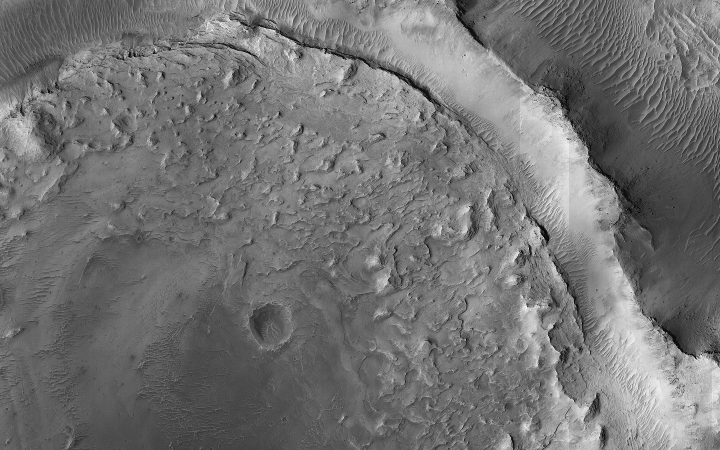
%> input picture vision/task_2  Feature Calculation/ImgPIA.jpg, 1440 x 900 px (shown at 1/2 size)
$ octave fourier_analysis.m   (GNU Octave 9; MATLAB toolbox functions it lacks are replaced by stand-ins)
%> lines starting %> are read from the running program, lines starting %| are printed output that depends on the picture
clear;close all; clc;
% Prepare image
f = imread('ImgPIA.jpg');
%> f is the input picture: size 900x1440x3 uint8; min 0, max 255, mean 115
%Ignoring warnings
warning('off')

% Get the dimensions of the image.  https://uk.mathworks.com/matlabcentral/answers/46699-how-to-segment-divide-an-image-into-4-equal-halves
[rows, columns, ~] = size(f);
%> rows = 900; columns = 1440
% Get the rows and columns to split at,
% Taking care to handle odd-size dimensions:
col1 = 1;
col2 = floor(columns/2);
%> col2 = 720
col3 = col2 + 1;
%> col3 = 721
row1 = 1;
row2 = floor(rows/2);
%> row2 = 450
row3 = row2 + 1;
%> row3 = 451
% Now crop
upperLeft = imcrop(f, [col1 row1 col2 row2]);
upperRight = imcrop(f, [col3 row1 columns - col2 row2]);
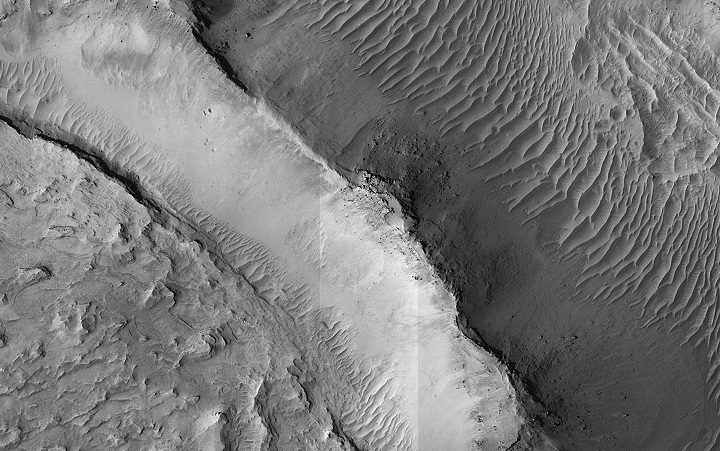
%> upperRight: size 451x720x3 uint8; min 0, max 255, mean 121.2
lowerLeft = imcrop(f, [col1 row3 col2 row2]);
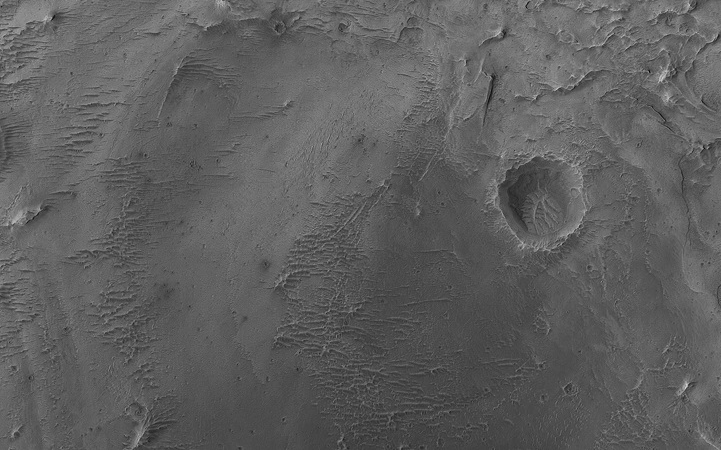
%> lowerLeft: size 450x721x3 uint8; min 0, max 210, mean 94.6
lowerRight = imcrop(f, [col3 row3 columns - col2 rows - row2]);
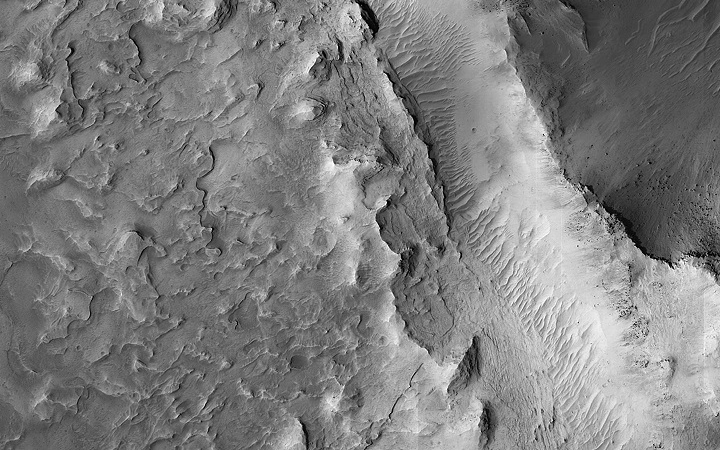
%> lowerRight: size 450x720x3 uint8; min 0, max 255, mean 126.5

%Get values for all images
[SR_neg_orig, ST_neg_orig, ST_pos_orig] = fourier_collect(f);
%> the loop in fourier_collect, `for r = 0:half_img` made 128 passes
%> SR_neg on passes 1 to 10: 459.6, [459.6 447.9], [459.6 447.9 442.5], [459.6 447.9 442.5 434.1], [459.6 447.9 442.5 434.1 435.2], [459.6 447.9 442.5 434.1 435.2 432.5], [459.6 447.9 442.5 434.1 435.2 432.5 425.5], [459.6 447.9 442.5 434.1 435.2 432.5 425.5 421.3], [459.6 447.9 442.5 434.1 435.2 432.5 425.5 421.3 419], [459.6 447.9 442.5 434.1 435.2 432.5 425.5 421.3 419 412.9]
%> after the loop in fourier_collect, `for r = 0:half_img`: SR_neg = 128 values, max 459.6 at index 1, min 349 at index 122, mean 379.2; theta = -3.14
%> the loop in fourier_collect, `for theta = 0:-1:-distance` made 181 passes
%> ST_neg on passes 1 to 3: 279.4, [279.4 264.5], [279.4 264.5 261.4]
%> after the loop in fourier_collect, `for theta = 0:-1:-distance`: ST_neg = 181 values, max 279.9 at index 91, min 257.8 at index 162, mean 268.1
%> the loop in fourier_collect, `for theta = 0:1:distance` made 181 passes
%> ST_pos on passes 1 to 3: 279.4, [279.4 275.3], [279.4 275.3 267.6]
%> after the loop in fourier_collect, `for theta = 0:1:distance`: ST_pos = 181 values, max 282 at index 91, min 259.5 at index 12, mean 269.1
%> SR_neg_orig has the same summary as SR_neg in fourier_collect; ST_neg_orig has the same summary as ST_neg in fourier_collect; ST_pos_orig has the same summary as ST_pos in fourier_collect
[SR_neg_UL, ST_neg_UL, ST_pos_UL] = fourier_collect(upperLeft);
%> the loop in fourier_collect (call 2), `for r = 0:half_img` made 128 passes
%> SR_neg on passes 1 to 10: 454.7, [454.7 442], [454.7 442 432.8], [454.7 442 432.8 427.9], [454.7 442 432.8 427.9 431], [454.7 442 432.8 427.9 431 426.1], [454.7 442 432.8 427.9 431 426.1 423.5], [454.7 442 432.8 427.9 431 426.1 423.5 420.4], [454.7 442 432.8 427.9 431 426.1 423.5 420.4 418], [454.7 442 432.8 427.9 431 426.1 423.5 420.4 418 418.9]
%> the loop in fourier_collect (call 2), `for theta = 0:-1:-distance` made 181 passes
%> ST_neg on passes 1 to 3: 271.5, [271.5 268.3], [271.5 268.3 266.9]
%> the loop in fourier_collect (call 2), `for theta = 0:1:distance` made 181 passes
%> ST_pos on passes 1 to 3: 271.5, [271.5 271.2], [271.5 271.2 267.6]
%> SR_neg_UL = 128 values, max 454.7 at index 1, min 354.8 at index 127, mean 382.2; ST_neg_UL = 181 values, max 276.8 at index 101, min 262.9 at index 160, mean 270.3; ST_pos_UL = 181 values, max 278.4 at index 79, min 264.2 at index 174, mean 270.8
[SR_neg_UR, ST_neg_UR, ST_pos_UR] = fourier_collect(upperRight);
%> in fourier_collect (call 3), `transformed_img_log = log(transformed_img);`:
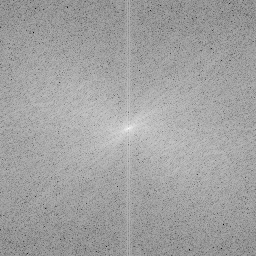
%> transformed_img_log: size 256x256 double; min 0.728, max 2.77, mean 2.02; drawn with min black and max white
%> the loop in fourier_collect (call 3), `for r = 0:half_img` made 128 passes
%> SR_neg on passes 1 to 10: 460.5, [460.5 454], [460.5 454 451], [460.5 454 451 441.8], [460.5 454 451 441.8 436.2], [460.5 454 451 441.8 436.2 429.9], [460.5 454 451 441.8 436.2 429.9 425.6], [460.5 454 451 441.8 436.2 429.9 425.6 421], [460.5 454 451 441.8 436.2 429.9 425.6 421 421.3], [460.5 454 451 441.8 436.2 429.9 425.6 421 421.3 413.4]
%> after the loop in fourier_collect (call 3), `for r = 0:half_img`: SR_neg = 128 values, max 460.5 at index 1, min 353.8 at index 122, mean 381.8
%> the loop in fourier_collect (call 3), `for theta = 0:-1:-distance` made 181 passes
%> ST_neg on passes 1 to 3: 279.4, [279.4 269.1], [279.4 269.1 264.9]
%> after the loop in fourier_collect (call 3), `for theta = 0:-1:-distance`: ST_neg = 181 values, max 279.4 at index 1, min 259.1 at index 161, mean 270
%> the loop in fourier_collect (call 3), `for theta = 0:1:distance` made 181 passes
%> ST_pos on passes 1 to 3: 279.4, [279.4 272.5], [279.4 272.5 269.6]
%> after the loop in fourier_collect (call 3), `for theta = 0:1:distance`: ST_pos = 181 values, max 280.8 at index 79, min 258.5 at index 160, mean 270.5
%> SR_neg_UR has the same summary as SR_neg in fourier_collect; ST_neg_UR has the same summary as ST_neg in fourier_collect; ST_pos_UR has the same summary as ST_pos in fourier_collect
%> in fourier_collect (call 4), `imshow(f);`:
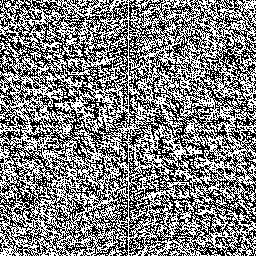
%> displayed picture: size 256x256, on the screen's scale of 0 to 255; min 0, max 255, mean 128.6
%> in fourier_collect (call 4), `transformed_img = log(1+abs(f));`:
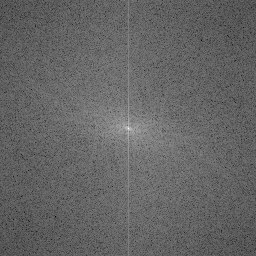
%> transformed_img: size 256x256 double; min 1.25, max 15.64, mean 6.95; drawn with min black and max white
%> in fourier_collect (call 4), `transformed_img_log = log(transformed_img);`:
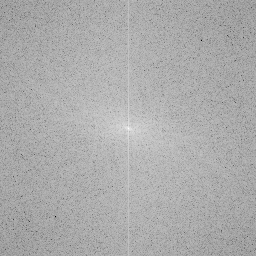
%> transformed_img_log: size 256x256 double; min 0.223, max 2.75, mean 1.93; drawn with min black and max white
%> the run ends on the next line
[SR_neg_LL, ST_neg_LL, ST_pos_LL] = fourier_collect(lowerLeft);
% [8 lines not run here, left out]
function plotter(orig, UL, UR, LL, LR, xlab)
figure;
hold on
plot(log(orig));
plot(log(UL));
plot(log(UR));
plot(log(LL));
plot(log(LR));
hold off
xlabel(xlab);
ylabel('Frequency')
legend('Full', 'Upper Left', 'Upper Right','Lower Left','Lower Right');
end

function[SR_neg, ST_neg, ST_pos] = fourier_collect(image)

imshow(image)
%Convert to gray
Igray = rgb2gray(image);
%Reszie the image to 256,256
resized = imresize(Igray, [256 256]);
%2D fast fourier transform
f = fft2(resized, 256, 256);
%Shift to centre
f = fftshift(f);
%Show new image
figure;
imshow(f);
%Show the colormap of the transformed image
figure;
transformed_img = log(1+abs(f));
imshow(transformed_img,[]); colormap(jet); colorbar;

%log the image for analysis
transformed_img_log = log(transformed_img);
%S(R) array for values SR pos is same as neg
SR_neg = [];
%S(theta) array for values
ST_neg = [];
ST_pos = [];

%distance for circle implementation will make pi
distance = 180;
%half of 256 -1 error otherwise
half_img = 127;

%For the radius r (half of image since it will go to edge)
for r = 0:half_img
    %set S_R to 0
    S_R = 0;
    %for theta between 0 and -pi
    for theta = 0:-1:-distance
        %degrees to radians each value from 0 to -pi
        theta = deg2rad(theta);
        %transform the polar coordinates from polar to cartesian
        [x, y] = pol2cart(theta, r);
        %round the value add the other half of the image
        x = round(x + 128);
        y = round(y + 128);
        %S_R is S_R + the location of x and y in the log of the fourier
        %transform image
        S_R = S_R + transformed_img_log(x, y);
    end
    %SR to plot is SR and S_R location
    SR_neg = [SR_neg, S_R];
end

%Theta for loop 0 to -pi
for theta = 0:-1:-distance
    %degrees to radians
    theta = deg2rad(theta);
    %set S_T to 0
    S_T = 0;
    %For the radius r (half of image since it will go to edge)
    for r = 0:half_img
        %transform the polar coordinates from polar to cartesian
        [x,y] = pol2cart(theta, r);
        %round the value add the other half of the image
        x = round(x + 128);
        y = round(y + 128);
        %S_T is S_T + the location of x and y in the log of the fourier
        %transform image
        S_T = S_T + transformed_img_log(x, y);
    end
    %ST to plot is ST and S_T location
    ST_neg = [ST_neg, S_T];
end

%Theta for loop 0 to pi
for theta = 0:1:distance
    %degrees to radians
    theta = deg2rad(theta);
    %set S_T to 0
    S_T = 0;
    %For the radius r (half of image since it will go to edge)
    for r = 0:half_img
        %transform the polar coordinates from polar to cartesian
        [x,y] = pol2cart(theta, r);
        %round the value add the other half of the image
        x = round(x + 128);
        y = round(y + 128);
        %S_T is S_T + the location of x and y in the log of the fourier
        %transform image
        S_T = S_T + transformed_img_log(x, y);
    end
    %ST to plot is ST and S_T location
    ST_pos = [ST_pos, S_T];
end

end
